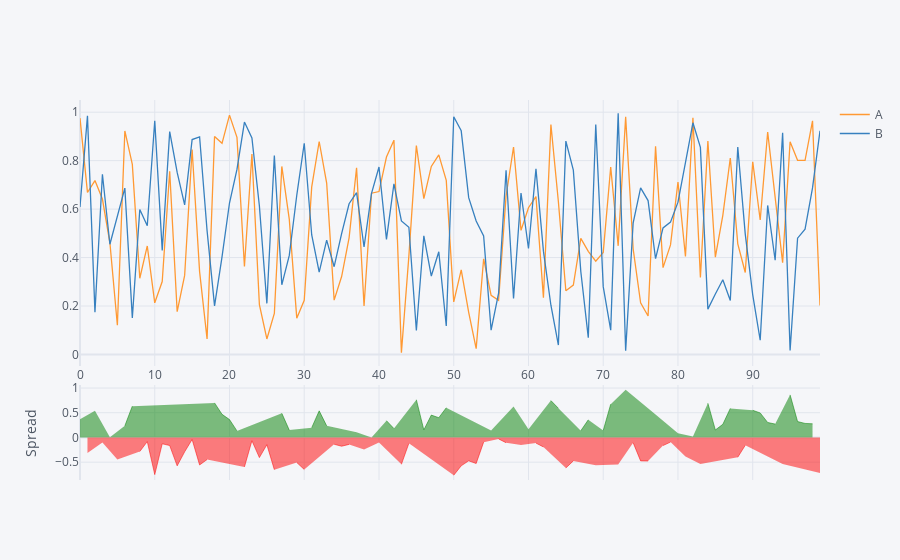

Notebook code for this chart:
### Code cell
df1[["A","B"]].iplot(kind="spread")
